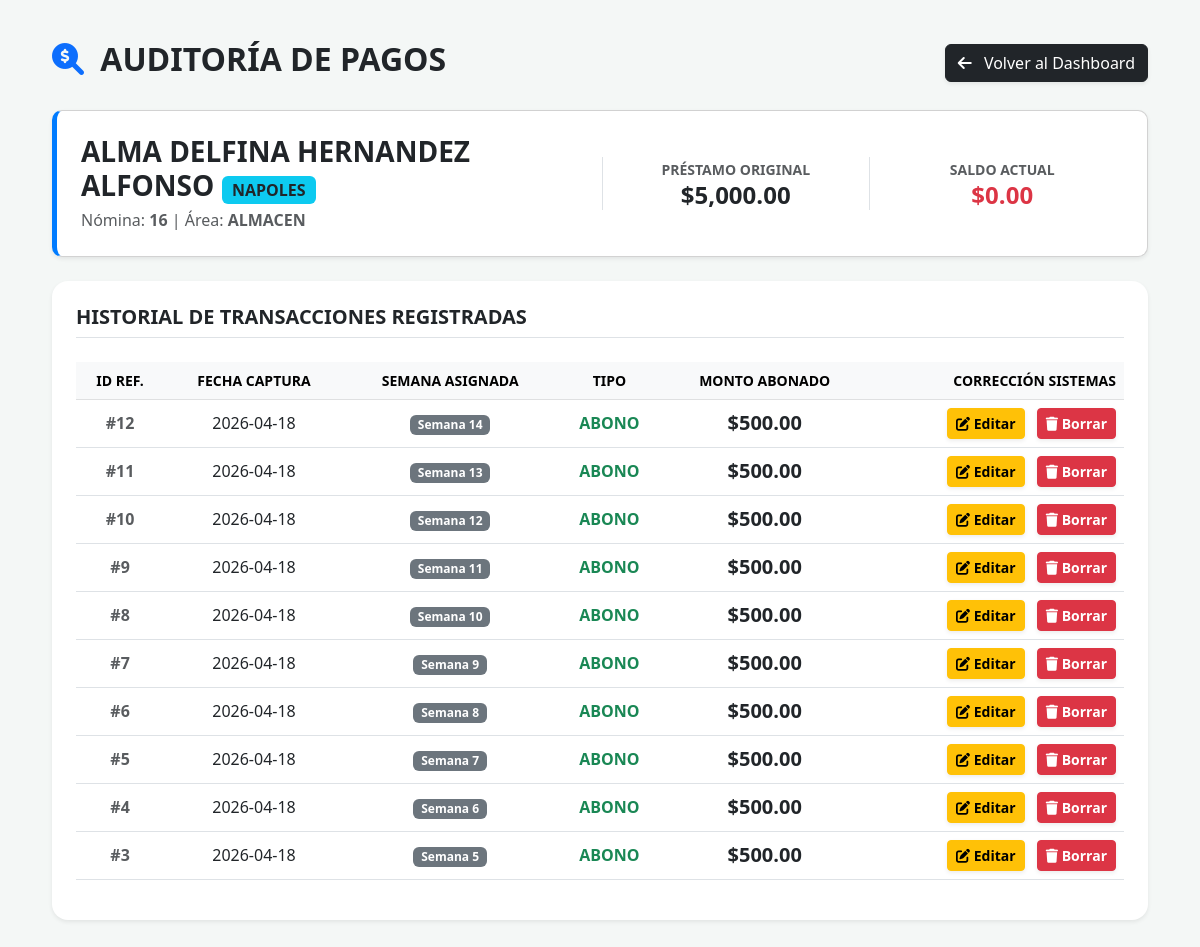
The app's page /auditar_abonos/4 (signed in) with its own data.
### tables this page shows
CREATE TABLE prestamos (
        id INTEGER PRIMARY KEY AUTOINCREMENT, nomina TEXT, empleado TEXT NOT NULL,
        area TEXT, monto_inicial REAL, saldo_pendiente REAL, fecha_otorgamiento TEXT, sucursal TEXT, semana_otorgada INTEGER, autoriza TEXT, motivo_adicional TEXT, id_empleado TEXT, fecha_ingreso TEXT, puesto TEXT);

CREATE TABLE movimientos (
        id INTEGER PRIMARY KEY AUTOINCREMENT, prestamo_id INTEGER, fecha TEXT, semana INTEGER, tipo TEXT, monto REAL,
        FOREIGN KEY(prestamo_id) REFERENCES prestamos(id));

### app.py (the view)
@app.route('/auditar_abonos/<int:prestamo_id>')
def auditar_abonos(prestamo_id):
    if 'user' not in session:
        return redirect('/login')
    conn = sqlite3.connect(DB_NAME, timeout=10.0)
    conn.row_factory = sqlite3.Row
    emp = conn.execute('SELECT * FROM prestamos WHERE id = ?', (prestamo_id,)).fetchone()
    if not es_admin() and emp['sucursal'] != session['sucursal']:
        conn.close()
        flash("Acceso denegado.", "danger")
        return redirect('/')
    movs = conn.execute('SELECT * FROM movimientos WHERE prestamo_id = ? ORDER BY semana DESC, id DESC', (prestamo_id,)).fetchall()
    conn.close()
    return render_template('editar_abonos.html', emp=emp, movimientos=movs, admin=es_admin())

### app.py (called while the page is built)
def es_admin():
    return session.get('rol') == 'ADMIN'

### templates/editar_abonos.html (shortened to what this page needs)
<!DOCTYPE html>
<html lang="es">
<head>
    <link href="https://cdn.jsdelivr.net/npm/bootstrap@5.3.0/dist/css/bootstrap.min.css" rel="stylesheet">
    <link rel="stylesheet" href="https://cdnjs.cloudflare.com/ajax/libs/font-awesome/6.0.0/css/all.min.css">
</head>
<body>
<div class="container">
    <div class="d-flex justify-content-between align-items-center mb-4">
        <h2 class="fw-bold text-dark text-uppercase"><i class="fas fa-search-dollar me-2 text-primary"></i> Auditoría de Pagos</h2>
        <a href="/" class="btn btn-dark shadow-sm"><i class="fas fa-arrow-left me-2"></i> Volver al Dashboard</a>
    </div>
    <div class="card p-4 shadow-sm info-card bg-white mb-4">
        <div class="row align-items-center">
            <div class="col-md-6">
                <h3 class="fw-bold mb-1">{{ emp.empleado }} <span class="badge bg-info text-dark fs-6">{{ emp.sucursal }}</span></h3>
                <p class="text-muted mb-0">Nómina: <strong>{{ emp.nomina }}</strong> | Área: <strong>{{ emp.area }}</strong></p>
            </div>
            <div class="col-md-3 text-center border-start">
                <small class="text-muted fw-bold text-uppercase">Préstamo Original</small>
                <h4 class="fw-bold text-dark mb-0">${{ "{:,.2f}".format(emp.monto_inicial) }}</h4>
            </div>
            <div class="col-md-3 text-center border-start">
                <small class="text-muted fw-bold text-uppercase">Saldo Actual</small>
                <h4 class="fw-bold text-danger mb-0">${{ "{:,.2f}".format(emp.saldo_pendiente) }}</h4>
            </div>
        </div>
    </div>
    <div class="card shadow-sm border-0 rounded-4 p-4 bg-white">
        <h5 class="fw-bold mb-4 text-uppercase border-bottom pb-2">Historial de Transacciones Registradas</h5>
        <table class="table table-hover align-middle text-center">
            <thead class="table-light text-uppercase small">
                <tr>
                    <th>ID Ref.</th>
                    <th>Fecha Captura</th>
                    <th>Semana Asignada</th>
                    <th>Tipo</th>
                    <th>Monto Abonado</th>
                    {% if admin %}
                    <th class="text-end">Corrección SISTEMAS</th>
                    {% endif %}
                </tr>
            </thead>
            <tbody>
                {% for m in movimientos %}
                <tr>
                    <td class="text-muted fw-bold">#{{ m.id }}</td>
                    <td>{{ m.fecha }}</td>
                    <td><span class="badge bg-secondary">Semana {{ m.semana }}</span></td>
                    <td class="fw-bold text-success">{{ m.tipo }}</td>
                    <td class="fw-bold fs-5">${{ "{:,.2f}".format(m.monto) }}</td>
                    {% if admin %}
                    <td class="text-end">
                        <button class="btn btn-warning btn-sm fw-bold me-2 shadow-sm" data-bs-toggle="modal" data-bs-target="#modalEditarMov{{ m.id }}"><i class="fas fa-edit"></i> Editar</button>
                        <button class="btn btn-danger btn-sm fw-bold shadow-sm" data-bs-toggle="modal" data-bs-target="#modalBorrarMov{{ m.id }}"><i class="fas fa-trash"></i> Borrar</button>
                    </td>
                    {% endif %}
                </tr>
                {% else %}
                <tr><td colspan="6" class="text-muted py-4">Este empleado aún no tiene abonos registrados.</td></tr>
                {% endfor %}
            </tbody>
        </table>
    </div>
</div>
</body>
</html>

### templates/editar_abonos.html (style rules this page uses)
body { background: #f4f7f6; font-family: 'Segoe UI', sans-serif; padding: 40px; }
.info-card { border-left: 5px solid #007bff; border-radius: 10px; }

### records on screen
prestamos: empleado "ALMA DELFINA HERNANDEZ ALFONSO", sucursal "NAPOLES", nomina "16", area "ALMACEN", monto_inicial "5,000.00", saldo_pendiente "0.00"
movimientos: id "12", fecha "2026-04-18", semana "14", tipo "ABONO", monto "500.00"
movimientos: id "11", fecha "2026-04-18", semana "13", tipo "ABONO", monto "500.00"
movimientos: id "10", fecha "2026-04-18", semana "12", tipo "ABONO", monto "500.00"
movimientos: id "9", fecha "2026-04-18", semana "11", tipo "ABONO", monto "500.00"
movimientos: id "8", fecha "2026-04-18", semana "10", tipo "ABONO", monto "500.00"
movimientos: id "7", fecha "2026-04-18", semana "9", tipo "ABONO", monto "500.00"
movimientos: id "6", fecha "2026-04-18", semana "8", tipo "ABONO", monto "500.00"
movimientos: id "5", fecha "2026-04-18", semana "7", tipo "ABONO", monto "500.00"
movimientos: id "4", fecha "2026-04-18", semana "6", tipo "ABONO", monto "500.00"
movimientos: id "3", fecha "2026-04-18", semana "5", tipo "ABONO", monto "500.00"
